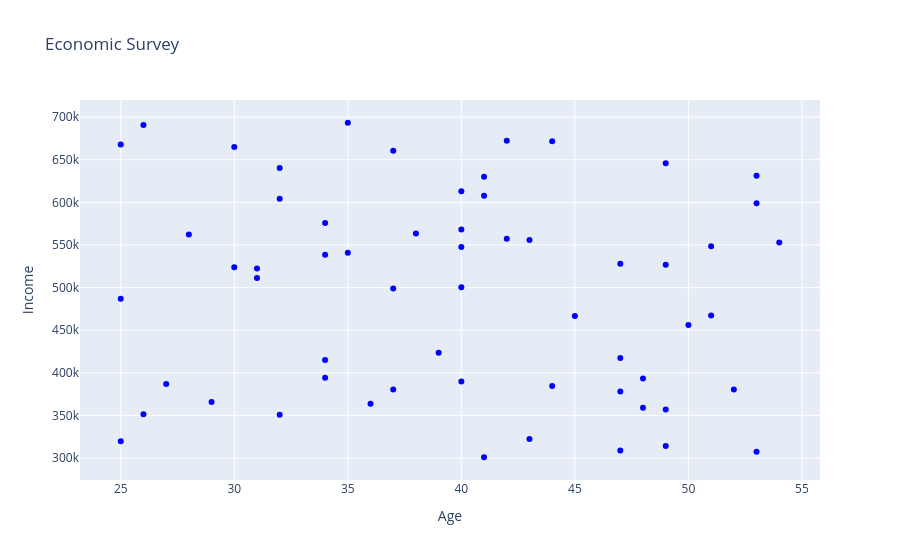

The notebook cell this image was saved under:
### Markdown cell above
**However in the previous output title, x-axis and y-axis labels are missing. Let us use the update_layout function to update the title and labels.**

### Code cell
## Here we update these values under function attributes such as title,xaxis_title and yaxis_title
fig.update_layout(title='Economic Survey', xaxis_title='Age', yaxis_title='Income')
# Display the figure
fig.show()

### Figure 1 — Plotly figure (JSON) as saved in the notebook; plotly's stock layout.template omitted (floating-point values rounded to 4 significant figures)
{"data": [{"marker": {"color": "blue"}, "mode": "markers", "type": "scatter", "x": [32, 34, 44, 36, 27, 42, 39, 42, 31, 32, 47, 40, 35, 47, 53, 44, 54, 26, 34, 49, 25, 31, 43, 51, 38, 47, 49, 52, 41, 41, 50, 40, 34, 53, 40, 25, 48, 30, 30, 32, 35, 53, 37, 41, 29, 47, 34, 28, 37, 43, 40, 48, 49, 51, 26, 37, 45, 49, 25, 40], "y": [640400, 575740, 671692, 363559, 386996, 557200, 423624, 672371, 522495, 350759, 377996, 500288, 693448, 308809, 307437, 384480, 552974, 351260, 538652, 314189, 319766, 511147, 322258, 467257, 563591, 417444, 356887, 380495, 630052, 607764, 456076, 613086, 394277, 631269, 568081, 667949, 358879, 665070, 523933, 604146, 541024, 598981, 498917, 300913, 365666, 527967, 415013, 562314, 380394, 555999, 389862, 393374, 645836, 548387, 690734, 660502, 466656, 526683, 486949, 547589]}], "layout": {"title": {"text": "Economic Survey"}, "xaxis": {"title": {"text": "Age"}}, "yaxis": {"title": {"text": "Income"}}}}
